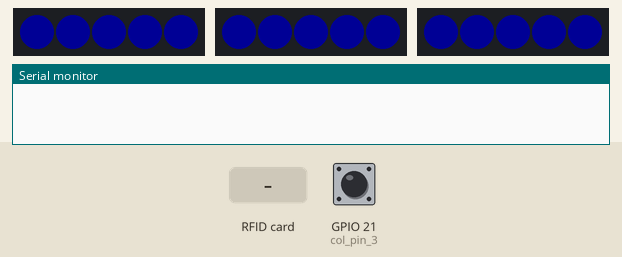
Recording of a sketch running on a simulated ESP32. Shown: 3 × 5 RGB LEDs in strip order, left to right, the last lines printed to the serial monitor. Wiring (inferred from the names in the program): 4×3 keypad with keys 1 2 3 4 5 6 7 8 9 * 0 # (labels assumed): rows GPIO 4, GPIO 15, GPIO 18, GPIO 19; columns GPIO 12, GPIO 13, GPIO 14. Inputs (shaded band) come from the test bench; at power-on: GPIO 21 (col_pin_3) HIGH. Dim RGB values are drawn brighter than linear.

Above: at 0.1 s.
At 1.7 s:
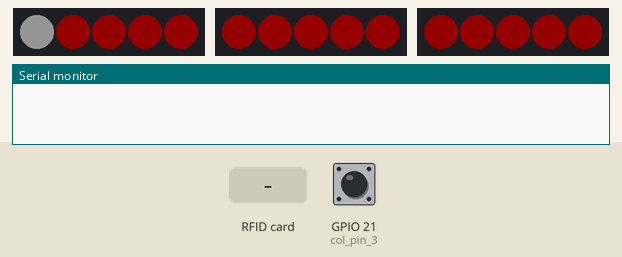
1.8 s: GPIO 21 (col_pin_3) pulled LOW for 1 s
At 3.5 s:
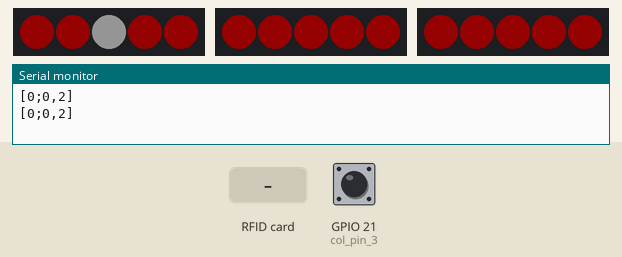
4.3 s: RFID card 5E 7A 19 C4 held to the reader
Timing chart, 0 to 7.3 s (numbered marks = the images above; inputs shaded):
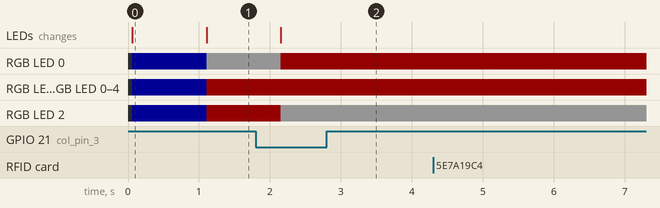

The sketch:

buttons_old.ino
```cpp
/*
 *
 *
 */

/*******************************************************************************
* Capacitive Sensing for Touch and Proximity
*
* Prints the values of a capacitive sensor.
*
*******************************************************************************/
#include <CapacitiveSensor.h>
//#include <SPI.h>
#include <MFRC522.h>
#include <FastLED.h>

#include <HardwareSerial.h>

#define SS_PIN 5 // ESP32 pin GPIO5
#define RST_PIN 0 // ESP32 pin GPIO27

#define LED_PIN_1 33  // LED Pins
#define LED_PIN_2 27
#define LED_PIN_3 22
#define NUM_LEDS 5   // Total number of LEDs (5x3 matrix)
CRGB leds_1[NUM_LEDS];
CRGB leds_2[NUM_LEDS];
CRGB leds_3[NUM_LEDS];

bool ledState[NUM_LEDS][3]; //2D array to keep track of which led is on or off

MFRC522 rfid(SS_PIN, RST_PIN);

// Define a mapping table for NFC tags
struct TagMapping {
  byte tagUID[7]; // UID of the NFC tag
  int tagNumber;  // Number associated with the tag
};

int paperNumber;

// Define the mapping table with respective NFC tag UIDs and numbers
TagMapping tagMappings[] = {
  {{0x04, 0x86, 0x61, 0x3E, 0xB9, 0x2A, 0x81}, 1},
  {{0x04, 0x92, 0x97, 0x3E, 0xB9, 0x2A, 0x81}, 2},
  {{0x04, 0x93, 0x97, 0x3E, 0xB9, 0x2A, 0x81}, 3}
};

double row1, row2, row3, col1, col2, col3, col4, col5;

int touchedRow, touchedCol, oldRow, oldCol;

bool newCol = false;

bool newRow = false;

int sender = 25;

int row_pin_1 = 14;

int row_pin_2 = 13;

int row_pin_3 = 12;

int col_pin_1 = 15;

int col_pin_2 = 4;

int col_pin_3 = 21;

int col_pin_4 = 18;

int col_pin_5 = 19;

int samples_touch = 10;

CapacitiveSensor sensor1 = CapacitiveSensor(sender, row_pin_1);
CapacitiveSensor sensor2 = CapacitiveSensor(sender, row_pin_2);
CapacitiveSensor sensor3 = CapacitiveSensor(sender, row_pin_3);
CapacitiveSensor sensor4 = CapacitiveSensor(sender, col_pin_1);
CapacitiveSensor sensor5 = CapacitiveSensor(sender, col_pin_2);
CapacitiveSensor sensor6 = CapacitiveSensor(sender, col_pin_3);
CapacitiveSensor sensor7 = CapacitiveSensor(sender, col_pin_4);
CapacitiveSensor sensor8 = CapacitiveSensor(sender, col_pin_5);

HardwareSerial SerialBT(1); // UART 1 (TX: GPIO17, RX: GPIO16)

void setup()
{
  Serial.begin(9600);
  SerialBT.begin(9600); // Set baud rate

  rfid.PCD_Init(); // Init MFRC522

  FastLED.addLeds<NEOPIXEL,LED_PIN_1>(leds_1,NUM_LEDS);
  FastLED.addLeds<NEOPIXEL,LED_PIN_2>(leds_2,NUM_LEDS);
  FastLED.addLeds<NEOPIXEL,LED_PIN_3>(leds_3,NUM_LEDS);

  FastLED.setBrightness(20); //0-255

  for (int i = 0; i < NUM_LEDS; i++) {
    ledState[i][0] = false;
    ledState[i][1] = false;
    ledState[i][2] = false;
  }

  for(int i = 0; i<NUM_LEDS; i++){
    leds_1[i] = CRGB::Blue;
    leds_2[i] = CRGB::Blue;
    leds_3[i] = CRGB::Blue;
    FastLED.show();
  }

}

void loop()
{
  SerialBT.println("Hello from Sender ESP32"); // Send data via UART
  delay(1000);

  if (rfid.PICC_IsNewCardPresent()) { // New tag is available
    if (rfid.PICC_ReadCardSerial()) { // NUID has been read
      MFRC522::PICC_Type piccType = rfid.PICC_GetType(rfid.uid.sak);
      Serial.print("RFID/NFC Tag Type: ");
      Serial.println(rfid.PICC_GetTypeName(piccType)); // Print UID in Serial Monitor in the hex format
      Serial.print("UID:");
      for (int i = 0; i < rfid.uid.size; i++) {
        Serial.print(rfid.uid.uidByte[i] < 0x10 ? " 0" : " ");
        Serial.print(rfid.uid.uidByte[i], HEX);
      }
      Serial.println();

      // Search the mapping table for the matching NFC tag and its number
      for (int j = 0; j < sizeof(tagMappings) / sizeof(tagMappings[0]); j++) {
        bool matched = true;
        for (int k = 0; k < sizeof(tagMappings[j].tagUID); k++) {
          if (tagMappings[j].tagUID[k] != rfid.uid.uidByte[k]) {
            matched = false;
            break;
          }
        }
        if (matched) {
          Serial.print("Mapped Number: ");
          Serial.println(tagMappings[j].tagNumber);
          break;
        }
      }

      rfid.PICC_HaltA(); // Halt PICC
      rfid.PCD_StopCrypto1(); // Stop encryption on PCD
    }
  }
  // Send row values
  row1 = sensor1.capacitiveSensor(samples_touch);
  row2 = sensor2.capacitiveSensor(samples_touch);
  row3 = sensor3.capacitiveSensor(samples_touch);

  // Send col values
  col1 = sensor4.capacitiveSensor(samples_touch);
  col2 = sensor5.capacitiveSensor(samples_touch);
  col3 = sensor6.capacitiveSensor(samples_touch);
  col4 = sensor7.capacitiveSensor(samples_touch);
  col5 = sensor8.capacitiveSensor(samples_touch);

  //find some way to read seperate, time multiplexing?? not working because of the overlap Isolation with air and foam tape

  // find the row that is touched and the col that is touched and print it in the format x,y;

  // Find the col that is touched, assign it to the variable
  if (col1 > 30){
    oldCol = touchedCol;
    touchedCol = 0;
  } else if(col2 > 30){
    oldCol = touchedCol;
    touchedCol = 1;
  } else if(col3 > 30){
    oldCol = touchedCol;
    touchedCol = 2;
  } else if(col4 > 20){
    oldCol = touchedCol;
    touchedCol = 3;
  } else if(col5 > 30){
    oldCol = touchedCol;
    touchedCol = 4;
  }

  // Find the row that is touched, assign it to the variable
  if (row1 > 70){
    oldRow = touchedRow;
    touchedRow = 0;
  } else if (row2 > 70){
    oldRow = touchedRow;
    touchedRow = 1;
  } else if (row3 > 70){
    oldRow = touchedRow;
    touchedRow = 2;
  }

  if (oldRow != touchedRow){
    newRow = true;
  } else if(oldCol != touchedCol){
    newCol = true;
  }

  // Print the pair to serial monitor when the number change
  if (newRow || newCol){
    Serial.print("[");
    Serial.print(paperNumber);
    Serial.print(";");
    Serial.print(touchedRow);
    Serial.print(",");
    Serial.print(touchedCol);
    Serial.print("]");
    Serial.println();
    newRow = false;
    newCol = false;
  }

  for(int i = 0; i<NUM_LEDS; i++){
      leds_1[i] = CRGB::Red;
      leds_2[i] = CRGB::Red;
      leds_3[i] = CRGB::Red;
      FastLED.show();
    }

    // Light up corresponding LED in strip 1
    if(touchedRow == 0){
      leds_1[touchedCol] = CRGB::White; // Turn LED on
      FastLED.show();
  /*
      delay(10000); // Keep the LED on for 10 second
      leds_1[touchedCol] = CRGB::Black; // Turn LED off
      FastLED.show();
      */
    }
    // Light up corresponding LED in strip 2
    else if (touchedRow == 1){
      leds_2[touchedCol] = CRGB::White; // Turn LED on
      FastLED.show();
  /*
      delay(10000); // Keep the LED on for 10 second
      leds_2[touchedCol] = CRGB::Black; // Turn LED off
      FastLED.show();
      */
    }
    // Light up corresponding LED in strip 3
    else if (touchedRow == 2){
      leds_3[touchedCol] = CRGB::White; // Turn LED on

      FastLED.show();
  /*
      delay(10000); // Keep the LED on for 10 second
      leds_3[touchedCol] = CRGB::Black; // Turn LED off
      FastLED.show();
      */
    }
  delay(2);
}
```

Measured:
- after the input at 1.8 s, RGB LED 0: RGB(20, 20, 20) → RGB(20, 0, 0) after 0.36 s; RGB LED 2: RGB(20, 0, 0) → RGB(20, 20, 20) after 0.36 s; the LEDs: change after 0.36 s (image 2)
